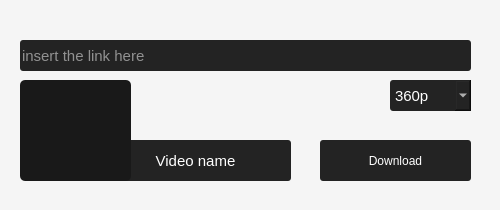
<?xml version="1.0" encoding="UTF-8"?>
<ui version="4.0">
 <class>Form</class>
 <widget class="QWidget" name="Form">
  <property name="geometry">
   <rect>
    <x>0</x>
    <y>0</y>
    <width>500</width>
    <height>210</height>
   </rect>
  </property>
  <property name="windowTitle">
   <string>Youtube Video Downloader</string>
  </property>
  <property name="styleSheet">
   <string notr="true">background-color : whitesmoke; </string>
  </property>
  <widget class="QLineEdit" name="link">
   <property name="geometry">
    <rect>
     <x>20</x>
     <y>40</y>
     <width>451</width>
     <height>31</height>
    </rect>
   </property>
   <property name="styleSheet">
    <string notr="true">border:solid;
background-color : rgb(35,35,35);
border-radius:3px;
border-color:white;
font-size:15px;
color:white;</string>
   </property>
   <property name="placeholderText">
    <string>insert the link here</string>
   </property>
  </widget>
  <widget class="QPushButton" name="downloadbtn">
   <property name="geometry">
    <rect>
     <x>320</x>
     <y>140</y>
     <width>151</width>
     <height>41</height>
    </rect>
   </property>
   <property name="cursor">
    <cursorShape>PointingHandCursor</cursorShape>
   </property>
   <property name="styleSheet">
    <string notr="true">border:solid;
background-color : rgb(35,35,35);
border-radius:3px;
border-color:white;
color:white;

font: 14px &quot;Arial&quot;;</string>
   </property>
   <property name="text">
    <string>Download</string>
   </property>
  </widget>
  <widget class="QComboBox" name="resolution">
   <property name="geometry">
    <rect>
     <x>390</x>
     <y>80</y>
     <width>81</width>
     <height>31</height>
    </rect>
   </property>
   <property name="styleSheet">
    <string notr="true">border:solid;
background-color : rgb(35,35,35);
border-radius:3px;
border-color:white;
font-size:15px;
color:white;</string>
   </property>
   <item>
    <property name="text">
     <string>360p</string>
    </property>
   </item>
   <item>
    <property name="text">
     <string>480p</string>
    </property>
   </item>
   <item>
    <property name="text">
     <string>720p</string>
    </property>
   </item>
   <item>
    <property name="text">
     <string>1080p</string>
    </property>
   </item>
  </widget>
  <widget class="QLabel" name="video_img">
   <property name="geometry">
    <rect>
     <x>20</x>
     <y>80</y>
     <width>111</width>
     <height>101</height>
    </rect>
   </property>
   <property name="styleSheet">
    <string notr="true">background-color : rgb(25,25,25); 
border-radius:5px;</string>
   </property>
   <property name="text">
    <string/>
   </property>
  </widget>
  <widget class="QLabel" name="video_title">
   <property name="geometry">
    <rect>
     <x>100</x>
     <y>140</y>
     <width>191</width>
     <height>41</height>
    </rect>
   </property>
   <property name="styleSheet">
    <string notr="true">border:solid;
background-color : rgb(35,35,35);
border-radius:3px;
border-color:white;
font-size:15px;
color:white;</string>
   </property>
   <property name="text">
    <string>Video name</string>
   </property>
   <property name="alignment">
    <set>Qt::AlignCenter</set>
   </property>
  </widget>
  <zorder>video_title</zorder>
  <zorder>link</zorder>
  <zorder>downloadbtn</zorder>
  <zorder>resolution</zorder>
  <zorder>video_img</zorder>
 </widget>
 <resources/>
 <connections/>
</ui>
